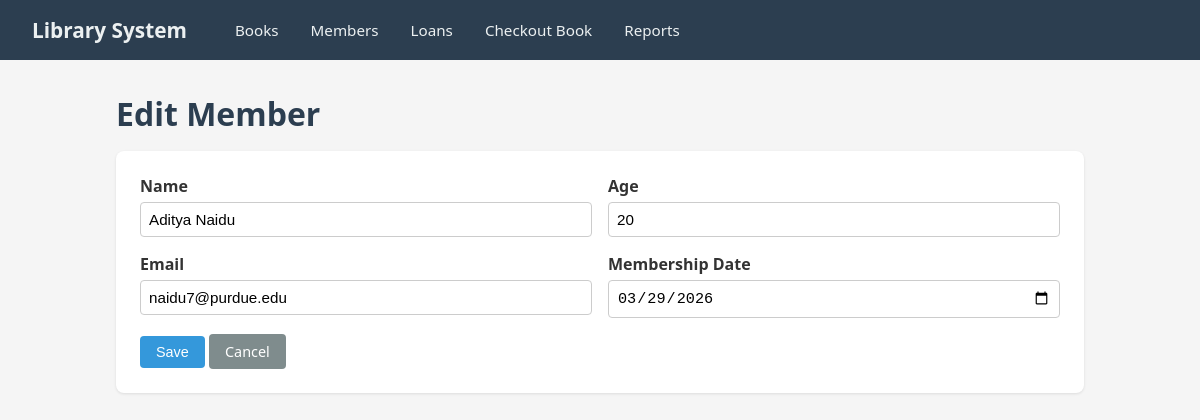
Screenshot of /members/1/edit/ with the database file from the repository.
### helloworld/models.py (models this page shows, shortened)
class Member(models.Model):
    name = models.CharField(max_length=200)
    age = models.IntegerField()
    email = models.EmailField(unique=True)
    membership_date = models.DateField()
    class Meta:
        indexes = [
            models.Index(fields=['age'], name='member_age_idx'),
        ]

### helloworld/views.py (the view, shortened to what this page needs)
# urls.py: path('members/<int:pk>/edit/', views.member_edit, name='member_edit'),
def member_edit(request, pk):
    member = get_object_or_404(Member, pk=pk)
    return render(request, 'helloworld/member_form.html', {'form_title': 'Edit Member', 'member': member})

### helloworld/templates/helloworld/member_form.html (shortened to what this page needs)
{% extends "helloworld/base.html" %}
{% block content %}
<h1>{{ form_title }}</h1>
<div class="card">
    <form method="post">
        <div class="form-row">
            <div class="form-group">
                <label for="name">Name</label>
                <input type="text" name="name" id="name" value="{{ member.name|default:'' }}" required>
            </div>
            <div class="form-group">
                <label for="age">Age</label>
                <input type="number" name="age" id="age" value="{{ member.age|default:'' }}" min="1" required>
            </div>
        </div>
        <div class="form-row">
            <div class="form-group">
                <label for="email">Email</label>
                <input type="email" name="email" id="email" value="{{ member.email|default:'' }}" required>
            </div>
            <div class="form-group">
                <label for="membership_date">Membership Date</label>
                <input type="date" name="membership_date" id="membership_date" value="{{ member.membership_date|date:'Y-m-d'|default:'' }}" required>
            </div>
        </div>
        <button type="submit" class="btn btn-primary">Save</button>
        <a href="{% url 'member_list' %}" class="btn btn-secondary">Cancel</a>
    </form>
</div>
{% endblock %}

### helloworld/templates/helloworld/base.html (style rules this page uses)
* { box-sizing: border-box; margin: 0; padding: 0; }
body { font-family: 'Segoe UI', Tahoma, Geneva, Verdana, sans-serif; background: #f5f5f5; color: #333; }
h1, h2 { margin-bottom: 1rem; color: #2c3e50; }
.btn { display: inline-block; padding: 0.5rem 1rem; border: none; border-radius: 4px; cursor: pointer; text-decoration: none; font-size: 0.9rem; color: #fff; }
.btn-primary { background: #3498db; }
.btn-secondary { background: #7f8c8d; }
.form-group { margin-bottom: 1rem; }
.form-group label { display: block; margin-bottom: 0.3rem; font-weight: 600; }
.form-group input, .form-group select { width: 100%; padding: 0.5rem; border: 1px solid #ccc; border-radius: 4px; font-size: 0.95rem; }
.form-row { display: flex; gap: 1rem; flex-wrap: wrap; }
.form-row .form-group { flex: 1; min-width: 200px; }
.card { background: #fff; padding: 1.5rem; border-radius: 8px; box-shadow: 0 1px 3px rgba(0,0,0,0.1); margin-bottom: 1.5rem; }

### rows the page displays
Member: name "Aditya Naidu", age "20", email "naidu7@purdue.edu", membership_date "03/29/2026"
